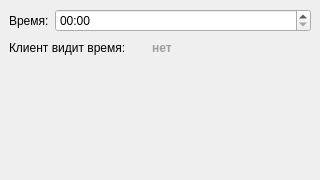
<?xml version="1.0" encoding="UTF-8"?>
<ui version="4.0">
 <class>ServerWindow</class>
 <widget class="QMainWindow" name="ServerWindow">
  <property name="geometry">
   <rect>
    <x>0</x><y>0</y>
    <width>320</width><height>180</height>
   </rect>
  </property>
  <property name="windowTitle">
   <string>Сервер часов</string>
  </property>
  <widget class="QWidget" name="centralwidget">
   <layout class="QVBoxLayout" name="verticalLayout">
    <item>
     <layout class="QFormLayout" name="formLayout">
      <item row="0" column="0">
       <widget class="QLabel" name="timeLabel">
        <property name="text">
         <string>Время:</string>
        </property>
       </widget>
      </item>
      <item row="0" column="1">
       <widget class="QTimeEdit" name="timeEdit">
        <property name="displayFormat">
         <string>HH:mm</string>
        </property>
       </widget>
      </item>
     </layout>
    </item>
    <item>
     <layout class="QHBoxLayout" name="seenLayout">
      <item>
       <widget class="QLabel" name="seenLabel">
        <property name="text">
         <string>Клиент видит время:</string>
        </property>
       </widget>
      </item>
      <item>
       <widget class="QLabel" name="statusLabel">
        <property name="minimumSize">
         <size>
          <width>60</width><height>0</height>
         </size>
        </property>
        <property name="font">
         <font>
          <bold>true</bold>
         </font>
        </property>
        <property name="styleSheet">
         <string notr="true">color: #9e9e9e;</string>
        </property>
        <property name="text">
         <string>нет</string>
        </property>
        <property name="alignment">
         <set>Qt::AlignCenter</set>
        </property>
       </widget>
      </item>
      <item>
       <spacer name="horizontalSpacer">
        <property name="orientation">
         <enum>Qt::Horizontal</enum>
        </property>
        <property name="sizeHint" stdset="0">
         <size>
          <width>40</width><height>20</height>
         </size>
        </property>
       </spacer>
      </item>
     </layout>
    </item>
    <item>
     <spacer name="verticalSpacer">
      <property name="orientation">
       <enum>Qt::Vertical</enum>
      </property>
      <property name="sizeHint" stdset="0">
       <size>
        <width>20</width><height>40</height>
       </size>
      </property>
     </spacer>
    </item>
   </layout>
  </widget>
 </widget>
 <resources/>
 <connections/>
</ui>
